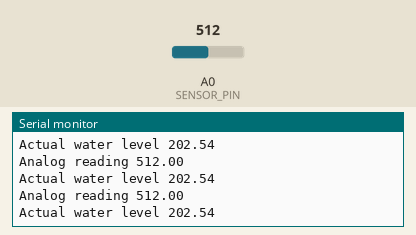
This sketch was run on a simulated Arduino Uno, built with avr-gcc and run on an emulated ATmega328P. Parts: the last lines printed to the serial monitor. Inputs (shaded band) come from the test bench; at power-on: A0 (SENSOR_PIN) = 512.

Above: at 1.2 s.
1.3 s: A0 (SENSOR_PIN) set to 716
At 1.83 s:
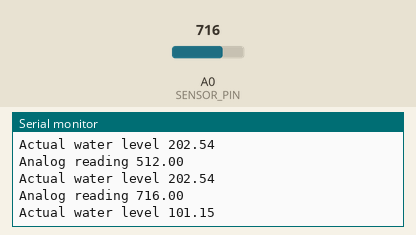
2.8 s: A0 (SENSOR_PIN) set to 900
At 2.84 s:
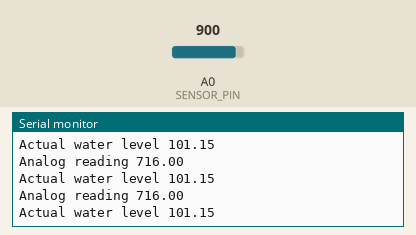
Timing chart, 0 to 5.8 s (numbered marks = the images above; inputs shaded):
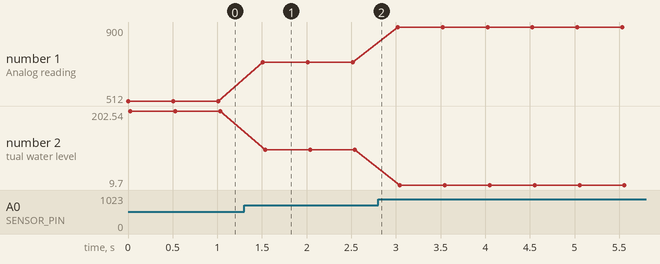

The sketch:

Water_Level.ino
```cpp
/*
 * WATER LEVEL SENSOR CODE
 * Written by: Elliott "pun-isher" Lao
 */


// ============================================================================
// DEFINES: constant values used in the code
// ============================================================================
#define RESISTOR 510 // the value of the series resistor
#define SENSOR_PIN A0 // What pin to connect the sensor to
#define NUMBER_OF_WATER_LEVEL_SENSOR_READINGS 15 // number of water level sensor readings to take
//WATER LEVEL EQUATION: cm_depth = (-0.497*Sensor_Val) + 457
#define LINEAR_MAPPING_MULTIPLIER -0.497 // multiplier for mapping sensor output to a water level
#define LINEAR_MAPPING_CONSTANT 457
// ****************************************************************************
// GLOBAL VARIABLES
// ****************************************************************************
float sensorReading[NUMBER_OF_WATER_LEVEL_SENSOR_READINGS] = {0};


// ****************************************************************************
// MAIN PROGRAM
// ****************************************************************************
void setup(void) {
  Serial.begin(9600);
}

void loop(void) {
  float reading;
  float waterLevel;

  reading = sensorRead();

  Serial.print("Analog reading ");
  Serial.println(reading);

  waterLevel = valueMapping(reading);

  Serial.print("Actual water level ");
  Serial.println(waterLevel);
  delay(500);
}

// ============================================================================
// sensorRead
//  - returns average value of sensor outputs
// ============================================================================
float sensorRead(void){
  unsigned char i;
  float sum = 0;
  for(i=0; i < NUMBER_OF_WATER_LEVEL_SENSOR_READINGS; i++){
      sensorReading[i] = analogRead(SENSOR_PIN);
      sum += sensorReading[i];
  }
  return(sum/NUMBER_OF_WATER_LEVEL_SENSOR_READINGS);
}

// ============================================================================
// valueMapping
//  - maps raw sensor data to usuable depth value in cm
// ============================================================================
float valueMapping(float rawData) {
  float mappedVal;

  mappedVal = rawData*LINEAR_MAPPING_MULTIPLIER+LINEAR_MAPPING_CONSTANT;
  return(mappedVal);
}
```

Measured:
- after the input at 1.3 s, the serial monitor: prints a new line after 0.21 s (image 1)
- plotted number 1: 512 → 716 after the input at 1.3 s, 716 → 900 after the input at 2.8 s
- plotted number 2: 202.54 → 101.15 after the input at 1.3 s, 101.15 → 9.7 after the input at 2.8 s
